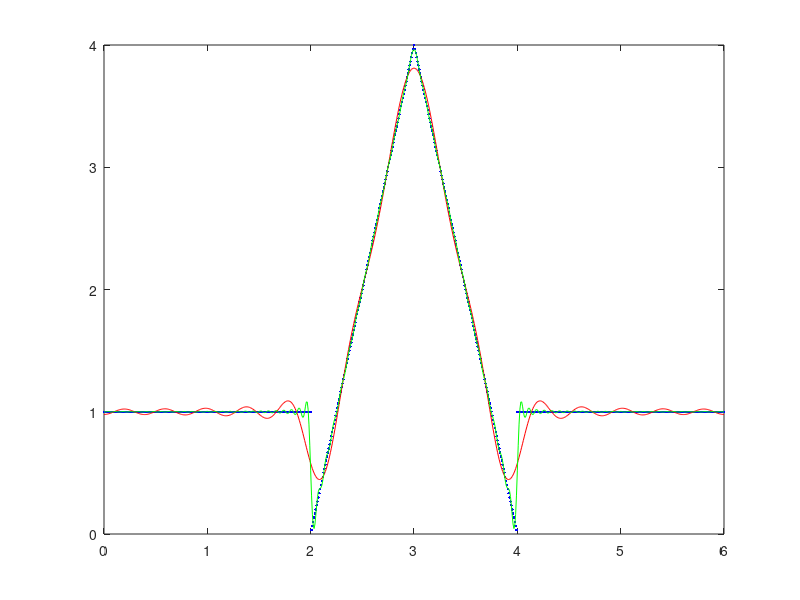

Reproduce this figure in MATLAB. (Note: this script raises an error after producing the figure.)
%CZAS 24:42 min

%%
close all; clc; clear;

Fs=120;
t=0:1/Fs:6;

x=1*((t>=0 & t<=2) | (t>=4 & t<=6)) + 4*(1-abs(t-3)).*(abs(t-3)<1);

a0=8/3;
FX=a0*ones(size(t))/2;

for n=1:80
    an=1/3*(-(36*(cos((4*pi*n)/3)-2*cos(pi*n)+cos((2*pi*n)/3)))/(pi^2*n^2)+(3*sin((2*pi*n)/3))/(pi*n)+(3*(sin(2*pi*n)-sin((4*pi*n)/3)))/(pi*n));
    bn=1/3*(-(36*(sin((4*pi*n)/3)-2*sin(pi*n)+sin((2*pi*n)/3)))/(pi^2*n^2)-(3*cos((2*pi*n)/3)-3)/(pi*n)-(3*(cos(2*pi*n)-cos((4*pi*n)/3)))/(pi*n));
   
   FX=FX+an*cos(n*pi*t/3)+bn*sin(n*pi*t/3);
   
   if n==15
       FX15=FX;
   end
   
end

plot(t,x,'.b',t,FX15,'r',t,FX,'g');

%%
close all;clc;clear;
a=load('kolos/cor06.txt');
t=a(:,1)';
Fs=1/(t(2)-t(1));
x=a(:,2)';

tc=-55:1/Fs:55;

tp1=-1.5:1/Fs:1.5;
x1=(1-abs(tp1)/1.5);
xc1=xcorr(1-x,1-x1)+xcorr(x,x1);
nr1=find(xc1==max(xc1(:)), 1, 'first');

tp2=-3:1/Fs:3;
x2=0.9*exp(-(tp2).^2/(2*0.75^2));
xc2=xcorr(sqrt(1-x),sqrt(1-x2))+xcorr(sqrt(x),sqrt(x2));
nr2=find(xc2==max(xc2(:)), 3, 'first');

tp3=0:1/Fs:5;
x3=0.65*ones(size(tp3));
xc3=xcorr(x,x3)+xcorr(1-x.^5,1-x3.^5);
nr3=find(xc3==max(xc3(:)), 1, 'first');

tc(nr1)
tc(nr2)
tc(nr3)

subplot(211),plot(t,x,tp1,x1,'r',tp2,x2,'k',tp3,x3,'g');
subplot(212),plot(tc,xc3);

%%

close all;clc;clear;
Fs=250;
t=0:1/Fs:8;

xa=2*sqrt(2)*exp(-(t-4.5).^2/(2*0.15^2));
xb=2.5*sin(2*pi*t.*(1/4*t+11));
xc=1.1*sin(2*pi*t*7.5).*(t>=1 & t<=4);
xd=(1/16*t+1.7).*sin(2*pi*t*39);
xe=0.15*randn(size(t));

x=xa+xb+xc+xd+xe;

FT=fftshift(fft(x));
WA=abs(FT);
f=linspace(-Fs/2,Fs/2,length(t));

BStop=1.0*(abs(f)>=40 | abs(f)<38.5);
FT_n=BStop.*FT;
x_n=ifft(ifftshift(FT_n));

figure;
subplot(211),plot(t,x,t,x_n,'r');
subplot(212),plot(f,WA,f,600*BStop,'r');

figure;
subplot(221),plot(t,xa);
subplot(222),plot(f,xb);
subplot(223),plot(t,xc);
subplot(224),plot(f,xd);